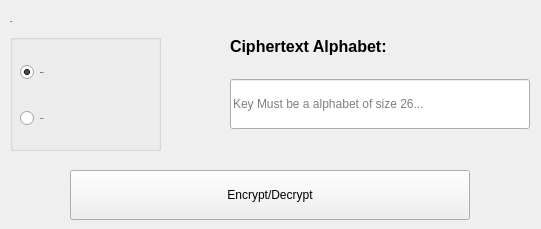
       <widget class="QWidget" name="substitution_p">
        <widget class="QPushButton" name="ecode_decod_s">
         <property name="geometry">
          <rect>
           <x>70</x>
           <y>170</y>
           <width>400</width>
           <height>50</height>
          </rect>
         </property>
         <property name="text">
          <string>Encrypt/Decrypt</string>
         </property>
        </widget>
        <widget class="QGroupBox" name="Type_3">
         <property name="geometry">
          <rect>
           <x>10</x>
           <y>20</y>
           <width>151</width>
           <height>131</height>
          </rect>
         </property>
         <property name="font">
          <font>
           <family>Segoe UI</family>
           <pointsize>-1</pointsize>
           <weight>75</weight>
           <bold>true</bold>
          </font>
         </property>
         <property name="title">
          <string>Type:</string>
         </property>
         <property name="alignment">
          <set>Qt::AlignLeading|Qt::AlignLeft|Qt::AlignTop</set>
         </property>
         <property name="flat">
          <bool>false</bool>
         </property>
         <widget class="QWidget" name="layoutWidget_6">
          <property name="geometry">
           <rect>
            <x>10</x>
            <y>20</y>
            <width>141</width>
            <height>111</height>
           </rect>
          </property>
          <layout class="QVBoxLayout" name="verticalLayout_3">
           <item>
            <widget class="QRadioButton" name="r_encode_s">
             <property name="text">
              <string>Encrypt</string>
             </property>
             <property name="checked">
              <bool>true</bool>
             </property>
            </widget>
           </item>
           <item>
            <widget class="QRadioButton" name="r_decode_s">
             <property name="text">
              <string>Decrypt</string>
             </property>
            </widget>
           </item>
          </layout>
         </widget>
        </widget>
        <widget class="QWidget" name="layoutWidget">
         <property name="geometry">
          <rect>
           <x>230</x>
           <y>20</y>
           <width>302</width>
           <height>109</height>
          </rect>
         </property>
         <layout class="QVBoxLayout" name="verticalLayout_2">
          <item>
           <widget class="QLabel" name="label_4">
            <property name="sizePolicy">
             <sizepolicy hsizetype="Preferred" vsizetype="Preferred">
              <horstretch>0</horstretch>
              <verstretch>0</verstretch>
             </sizepolicy>
            </property>
            <property name="minimumSize">
             <size>
              <width>71</width>
              <height>51</height>
             </size>
            </property>
            <property name="maximumSize">
             <size>
              <width>1000</width>
              <height>100</height>
             </size>
            </property>
            <property name="font">
             <font>
              <family>Segoe UI</family>
              <pointsize>12</pointsize>
              <weight>75</weight>
              <italic>false</italic>
              <bold>true</bold>
             </font>
            </property>
            <property name="text">
             <string>Ciphertext Alphabet:</string>
            </property>
           </widget>
          </item>
          <item>
           <widget class="QLineEdit" name="key_s">
            <property name="sizePolicy">
             <sizepolicy hsizetype="Fixed" vsizetype="Fixed">
              <horstretch>0</horstretch>
              <verstretch>0</verstretch>
             </sizepolicy>
            </property>
            <property name="minimumSize">
             <size>
              <width>300</width>
              <height>50</height>
             </size>
            </property>
            <property name="maximumSize">
             <size>
              <width>300</width>
              <height>50</height>
             </size>
            </property>
            <property name="placeholderText">
             <string>Key Must be a alphabet of size 26...</string>
            </property>
           </widget>
          </item>
         </layout>
        </widget>
       </widget>
